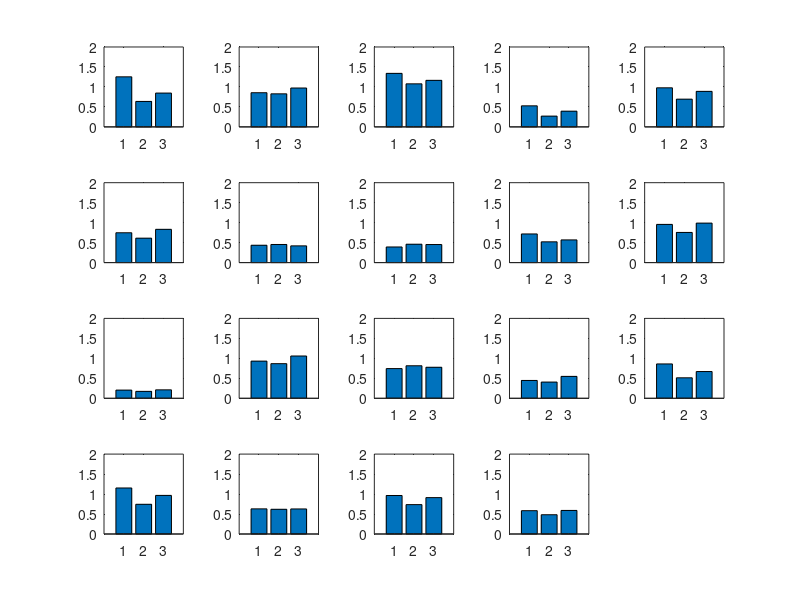
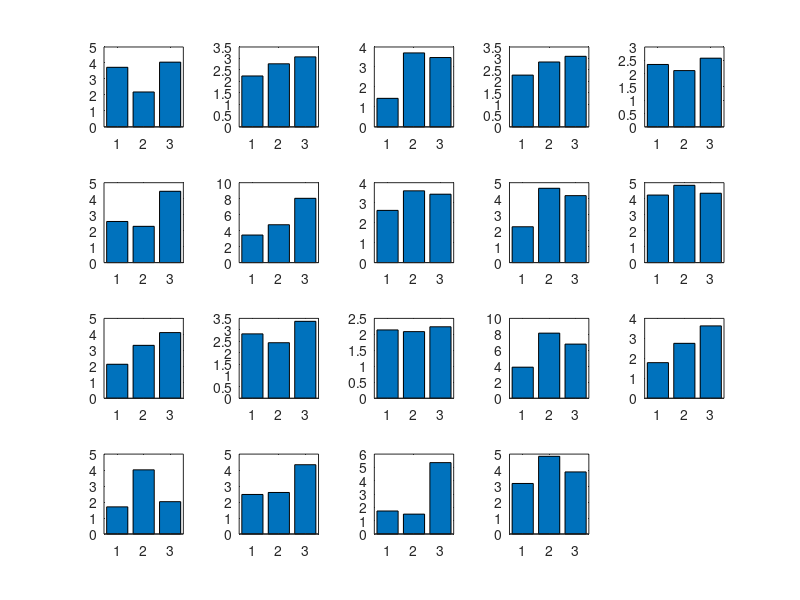
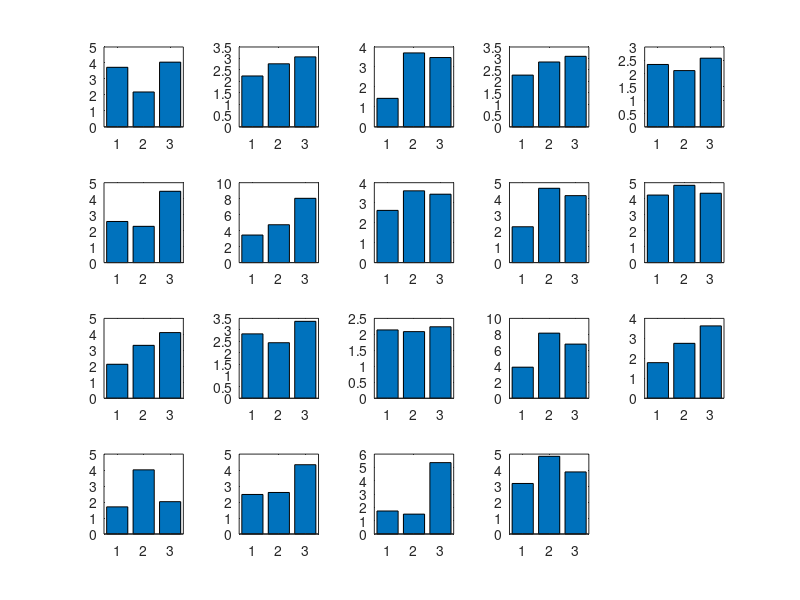
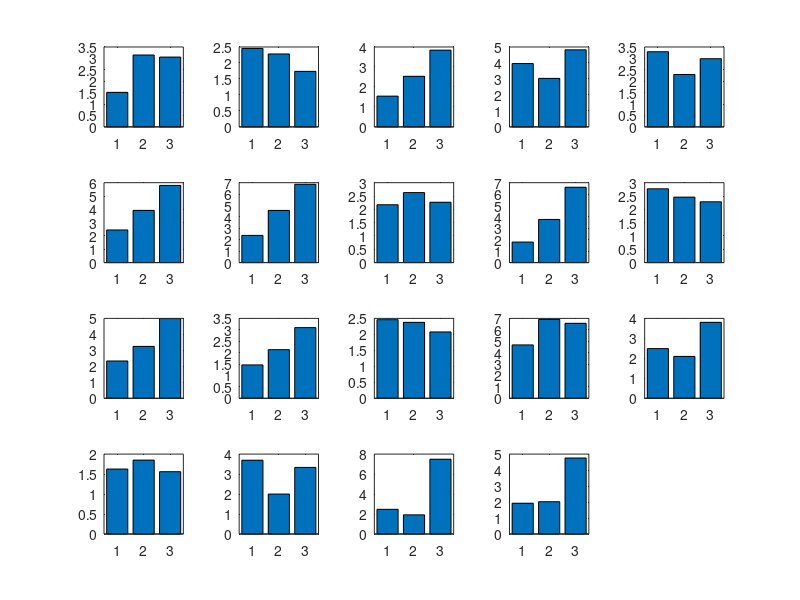

These figures' MATLAB source, in order: (Note: a time limit stopped this script after it produced the figures.)
% corr beghavior source

% subject_psych: sd,cb,sl,lm,ma,sg,ms,tk,sb,jm,rb,jm,wl,mm,dm,hr,mp,mb,rl

% test correlation between ER and source amplitude difference in MT, rTPJ,
% mPFC
ER_pre =[0.0800    0.1333    0.0968    0.0278    0.0743    0.0813    0.0357    0.0686    0.1235    0.0118    0.0833    0.1714    0.0611    0.0556    0.0743    0.0119    0.1061    0.2552    0.0444];
ER_pas =[0.3929    0.2381    0.1957    0.1417    0.1391    0.1048    0.0700    0.1739    0.2333    0.0833    0.0278    0.2500    0.1417    0.0312    0.1478    0.2083    0.2174    0.3200    0.0583];
ER_fut =[0.1806    0.2200    0.1750    0.0500    0.1478    0.0909    0.0421    0.1391    0.1455    0.0273    0.0417    0.2029    0.2083    0.0417    0.1417    0.1818    0.2024    0.3500    0.1250];
ER_w   =[0.1029    0.1273    0.1304    0.0583    0.1417    0.0273    0.0211    0.1130    0.1217    0.0182    0.0833    0.2609    0.0583    0.0625    0.0417    0.0938    0.0870    0.2100    0.0333];
ER_e   =[0.0938    0.1684    0.2105    0.0167    0.0783    0.0818    0.0889    0.1304    0.1273    0.0417    0.0694    0.3611    0.0333    0.0625    0.0870    0.0577    0.1250    0.2333    0.0833];

RT_pre = [0.6373    0.8277    1.0779    0.2698    0.6942    0.6114    0.4533    0.4600    0.5200    0.7548    0.1736    0.8671    0.8147    0.4062    0.5133    0.7438    0.6188    0.7357    0.4826];
RT_pas = [1.2533    0.8555    1.3397    0.5273    0.9783    0.7470    0.4344    0.3910    0.7170    0.9560    0.2053    0.9306    0.7438    0.4467    0.8602    1.1519    0.6295    0.9637    0.5840];
RT_fut = [0.8464    0.9730    1.1650    0.3934    0.8892    0.8328    0.4189    0.4523    0.5681    0.9883    0.2119    1.0586    0.7769    0.5485    0.6699    0.9663    0.6273    0.9109    0.5900];
RT_w = [0.7057    0.8800    1.1760    0.4753    0.8853    0.9285    0.4239    0.4626    0.5527    0.7262    0.1821    0.8422    0.6848    0.4473    0.7148    0.8331    0.5713    1.0006    0.5605];
RT_e = [0.8724    0.9773    1.0937    0.3823    0.8540    0.7532    0.4416    0.5518    0.6146    0.8184    0.1819    0.8908    0.8107    0.4756    0.5960    0.9437    0.5995    1.0112    0.6736];

HC_left = [4.64753433  2.52298029  2.71900388  4.4305709   4.40895382 5.48034762  2.59357061  7.07989535  5.45835227  2.99310808 ...
           4.26357695  3.18170924  1.43508327  4.20563003  4.33746708 4.64716391  1.66449112  0.97335551  6.20492658 2.37405835   1.53520631  1.72765144  1.8894984   3.76216578 ...
           3.15842259  1.99283604  2.02118533  3.21623708  2.02395917 1.32767741  3.71461927  2.43434141  2.61527094  1.76007213 ...
           1.32139432  2.49361229  1.58811138  5.2059167 3.49041472  1.58964662  3.65187704  4.18959401  3.97781085 ...
            2.47419585  1.7928229  3.02192851  3.09623314  3.34834381 2.87918447  2.98582219 1.49823248  2.58052003  2.15996904 1.34010996  1.39860535 1.54898093  4.0701252 ]
HC_left_pas = HC_left(1:19); HC_left_pre = HC_left(20:38); HC_left_fut = HC_left(39:57);   
HC_left_pre = HC_left_pre([1 2 11 8 10 18 9 7 6 5 3 4 16 19 14 15 13 12 17])
HC_left_pas = HC_left_pas([1 2 11 8 10 18 9 7 6 5 3 4 16 19 14 15 13 12 17])
HC_left_fut = HC_left_fut([1 2 11 8 10 18 9 7 6 5 3 4 16 19 14 15 13 12 17])

mPFC_left = [ 3.72852381  2.23046812  2.12990332  2.8220855   4.22630632 2.24292364  2.61393663  2.26835715  3.4485541   2.34371936 ...
        1.42897453  1.72742403  2.47437709  1.78481848  1.6981642 2.13907373  3.1623625   2.57292552  3.89485494  2.18442598 ...
        2.76361597  3.31354531  2.43461977  4.8373799   4.65035144 3.59290602  2.84258329  4.73727411  2.11404267  3.70305315 ...
        1.49236609  2.59864064  2.7515753   4.01510466  2.08640528 4.86226261  2.26887091  8.15511862  4.05082656  3.06692097 ...
        4.11222568  3.37192694  4.34067831  4.19030346  3.42409233 3.09137067  8.04493131  2.57974779  3.47190967  5.36000126 ...
        4.33549956  3.62462087  2.02353242  2.23781776  3.8842677 4.46275413  6.78268243];    
mPFC_left_pas = mPFC_left(1:19); mPFC_left_pre = mPFC_left(20:38); mPFC_left_fut = mPFC_left(39:57);    
mPFC_left_pas = mPFC_left_pas([1 2 11 8 10 18 9 7 6 5 3 4 16 19 14 15 13 12 17])
mPFC_left_pre = mPFC_left_pre([1 2 11 8 10 18 9 7 6 5 3 4 16 19 14 15 13 12 17])
mPFC_left_fut = mPFC_left_fut([1 2 11 8 10 18 9 7 6 5 3 4 16 19 14 15 13 12 17])

mPFC_right = [ 1.51246952  2.45533469  2.33456698  1.46209728  2.77101193 1.79836368  2.1724591   3.96319516  2.3828676   3.29257634 ...
        1.53936775  2.47041596  3.69366367  2.48806435  1.62575224 2.45929847  1.92560802  2.45061127  4.67698216  3.14897394 ...
        2.28219355  3.24820654  2.13074248  2.45748193  3.78002567  2.62834435  3.03533976  4.57034783  2.29603044  2.5324593  ...
        1.91828468  1.99894062  2.09758987  1.84999762  2.37584386 2.02087383  3.92019257  6.911616    3.05815361  1.73777295 ...
        4.9880265   3.09605384  2.28349058  6.60106796  2.26567665 4.82307368  6.86265843  2.9870964   3.84224267  7.4886341  ...
        3.3335566   3.80299258  1.55983862  2.07593553  4.75488509 5.79498593  6.56901128]
mPFC_right_pas = mPFC_right(1:19); mPFC_right_pre = mPFC_right(20:38); mPFC_right_fut = mPFC_right(39:57);    
mPFC_right_pas = mPFC_right_pas([1 2 11 8 10 18 9 7 6 5 3 4 16 19 14 15 13 12 17])
mPFC_right_pre = mPFC_right_pre([1 2 11 8 10 18 9 7 6 5 3 4 16 19 14 15 13 12 17])
mPFC_right_fut = mPFC_right_fut([1 2 11 8 10 18 9 7 6 5 3 4 16 19 14 15 13 12 17])
    
    
RTPJ = [6.56579777  2.72742727  2.74402341  4.92877314  4.23300041 2.3242916   1.31461564  3.62728601  3.10172316  3.19461246 ...
        2.40800021  3.87855309  2.61234398  1.83537812  2.54101838  3.28137507  2.8679112   2.52164263  7.97721688  7.17300158 ...
        5.63448323  4.03113032  4.83032891  5.20076689  3.83977606 1.50105519  3.75909502  5.58072529  3.46482922  2.71060199 ...
        4.98665781  2.55324671  2.75271697  2.22230833  4.41890051 2.89436578  4.39188336  7.27539002  3.15159385  2.58502086 ...
        3.64970756  3.75622441  3.95891101  4.31382342  1.68023141 1.73912087  3.8048314   2.00473417  2.65866446  2.4348857  ...
        2.32137274  2.42274004  1.98858029  2.07391076  2.15823756 1.9116343   3.65123711];
RTPJ_pas = RTPJ(1:19); RTPJ_pre = RTPJ(20:38); RTPJ_fut = RTPJ(39:57);    
RTPJ_pas = RTPJ_pas([1 2 11 8 10 18 9 7 6 5 3 4 16 19 14 15 13 12 17])
RTPJ_pre = RTPJ_pre([1 2 11 8 10 18 9 7 6 5 3 4 16 19 14 15 13 12 17])
RTPJ_fut = RTPJ_fut([1 2 11 8 10 18 9 7 6 5 3 4 16 19 14 15 13 12 17])

%%%%%%%%%%%%%%%%%%%%%%%%%%%%%%%%%%%%%%%%%%%%%%%%%%%%%
figure
for i  =1:19
    subplot(4,5,i)
    bar([RT_pas(i) RT_pre(i) RT_fut(i)]);
    axis([0 4 0 2])
end
figure
for i  =1:19
    subplot(4,5,i)
    bar([mPFC_left_pas(i) mPFC_left_pre(i) mPFC_left_fut(i)]);
end
figure
for i  =1:19
    subplot(4,5,i)
    bar([mPFC_left_pas(i) mPFC_left_pre(i) mPFC_left_fut(i)]);
end
figure
for i  =1:19
    subplot(4,5,i)
    bar([mPFC_right_pas(i) mPFC_right_pre(i) mPFC_right_fut(i)]);
end
figure
for i  =1:19
    subplot(4,5,i)
    bar([mPFC_right_pas(i)+mPFC_left_pas(i) ...
        mPFC_right_pre(i)+mPFC_left_pre(i) ...
        mPFC_right_fut(i)+mPFC_left_fut(i)]);
end
figure
for i  = 1:19
    subplot(4,5,i)
    bar([HC_left_pas(i) HC_left_pre(i) HC_left_fut(i)]);
end
figure
for i  = 1:19
    subplot(4,5,i)
    bar([RTPJ_pas(i) RTPJ_pre(i) RTPJ_fut(i)]);
    axis([0 4 0 10])
end

figure;plot(ER_pas-ER_pre,HC_left_pas-HC_left_pre, 'marker','o','linestyle','none')
figure;plot(ER_pas,HC_left_pas, 'marker','o','linestyle','none')
[RHO,PVAL] = corr((ER_pas-ER_pre)',(HC_left_pas-HC_left_pre)')
[RHO,PVAL] = corr(ER_pas',HC_left_pas')

figure;plot(ER_fut-ER_pas,mPFC_left_fut-mPFC_left_pas, 'marker','o','linestyle','none')
figure;plot(RT_pre - RT_fut-RT_pas,mPFC_left_fut-mPFC_left_pas, 'marker','o','linestyle','none')
figure;plot(ER_fut,mPFC_left_fut, 'marker','o','linestyle','none')
figure;plot(RT_fut,mPFC_left_fut, 'marker','o','linestyle','none')
[RHO,PVAL] = corr((ER_fut-ER_pas)',(mPFC_left_fut-mPFC_left_pas)')
[RHO,PVAL] = corr((ER_fut)',(mPFC_left_fut([1 2 11 8 10 18 9 7 6 5 3 4 16 19 14 15 13 12 17])'))


figure;plot(RT_pre - RT_fut,RTPJ_pre - RTPJ_fut, 'marker','o','linestyle','none')
figure;plot(RT_pre - RT_pas,RTPJ_pre - RTPJ_pas, 'marker','o','linestyle','none')
figure;plot(RT_fut - RT_pas,RTPJ_fut - RTPJ_pas, 'marker','o','linestyle','none')


figure;plot(RT_fut + RT_pas - RT_pre,RTPJ_fut + RTPJ_pas - RTPJ_pre, 'marker','o','linestyle','none')


for i =1:19
    r(i)  = corr([1 2 3]',[mPFC_right_pas(i) mPFC_right_pre(i) mPFC_right_fut(i)]','type','Spearman')
    r2(i) = corr([1 2 3]',[mPFC_right_pas(i) mPFC_right_pre(i) mPFC_right_fut(i)]','type','Pearson')
end

figure;plot(RT_fut + (RT_pas - RT_pre)/2,r, 'marker','o','linestyle','none')


figure;plot(RT_pas,HC_left_pas , 'marker','o','linestyle','none')


%%%%%%%%%%%%%%%%%%%%%%%%%%%%%%%%%%%%%%%%%%%%%%%%%%%%%%%%%%%%%%%%%%%%%%%%%%%
rPM = [  3.57788264   2.48210538   3.36615173   2.03948101 2.78288788   2.39397329   8.40386623   3.21177483 ...
         3.46202935   2.03660133   6.23088528   3.06640946 1.92384429   2.68499296   1.94149122   2.5466072  ...
         2.97259423   2.72415972   1.42450057   2.28653533 3.56506685   5.35398329   2.86298361   2.73542529 ...
         5.72832757   8.83602611   4.11552005   7.72465753 4.64399634   6.49091994   2.6685694    3.37558647 ...
         3.92572994   1.80474057   2.48599268   2.3475436 6.0863481    3.56305247   2.59572016   2.46980147 ...
         3.7291794    1.53201918   2.43059224   3.12202617 9.9018393    3.1946534    3.07271347   1.45265152 ...
         4.75562822   1.43048346   2.66881225   2.31643574 2.14413366   1.76327731   2.63775745   4.19476601 ...
         5.08849294   3.02471459   2.05808736   2.11184191 1.92039142   2.90934366   2.94786017  10.09319897 ...
         4.35962893   3.55745256   2.55130716   5.26588602 1.8092558    2.19068916   3.41238593   2.26837537 ...
         2.06627011   2.67749666   3.00794306   3.44248618 5.60297874   3.45081238   2.441991     3.65573898 ...
         2.54574668   7.33539082  10.28649062   4.651653   6.77937411   2.22669212   6.41307619   1.11915921 ...
         2.45817282   1.86175919   1.98935707   3.41901614 3.58842979   4.82767031   3.60631588   5.28483041 ...
         1.37814254   2.47352811   2.20579843   1.84932532 4.22443514   8.56336975   2.00712022   3.45527171 ...
         2.64034739   3.73682978   1.66842718   1.96601104 2.25823147   1.94750959   1.4876655    2.9483937  ...
         3.09098388   2.43848459];
     
rPM_pas = rPM(1:19); rPM_pre = rPM(20:38); rPM_fut = rPM(39:57);    
rPM_w   = rPM(58:76) ; rPM_par = rPM(77:95); rPM_e = rPM(96:114); 
rPM_pas = rPM_pas([1 2 11 8 10 18 9 7 6 5 3 4 16 19 14 15 13 12 17])
rPM_pre = rPM_pre([1 2 11 8 10 18 9 7 6 5 3 4 16 19 14 15 13 12 17])
rPM_fut = rPM_fut([1 2 11 8 10 18 9 7 6 5 3 4 16 19 14 15 13 12 17])
rPM_w   = rPM_w([1 2 11 8 10 18 9 7 6 5 3 4 16 19 14 15 13 12 17])
rPM_par = rPM_par([1 2 11 8 10 18 9 7 6 5 3 4 16 19 14 15 13 12 17])
rPM_e   = rPM_e([1 2 11 8 10 18 9 7 6 5 3 4 16 19 14 15 13 12 17])

%%%%%%%%%%%%%%%%%%%%%%%%%%%%%%%%%%%%%%%%%%%%%%%%%%%%%%%%%%%%%%%%%%%%%%%%%%%
plot(RT_pas,rPM_pas,'marker','.','markersize',40,'linestyle','none')
plot(RT_pre,rPM_pre,'marker','.','markersize',40,'linestyle','none')
plot(RT_fut,rPM_fut,'marker','.','markersize',40,'linestyle','none')
plot(RT_w,rPM_w,'marker','.','markersize',40,'linestyle','none')
plot(RT_e,rPM_e,'marker','.','markersize',40,'linestyle','none')
plot(RT_pre,rPM_par,'marker','.','markersize',40,'linestyle','none')

[r,p] = corr((rPM_pas)',(RT_pas)','type','Pearson')
[r,p] = corr((rPM_pas)',(RT_pas)','type','Spearman')
[r,p] = corr((rPM_pre)',(RT_pre)','type','Pearson')
[r,p] = corr((rPM_pre)',(RT_pre)','type','Spearman')
[r,p] = corr((rPM_fut)',(RT_fut)','type','Pearson')
[r,p] = corr((rPM_fut)',(RT_fut)','type','Spearman')
[r,p] = corr((rPM_e)',(RT_e)','type','Pearson')
[r,p] = corr((rPM_e)',(RT_e)','type','Spearman')
[r,p] = corr((rPM_w)',(RT_w)','type','Pearson')
[r,p] = corr((rPM_w)',(RT_w)','type','Spearman')
[r,p] = corr((rPM_par)',(RT_pre)','type','Pearson')
[r,p] = corr((rPM_par)',(RT_pre)','type','Spearman')

plot(RT_pas-RT_pre,rPM_pas-rPM_pre,'marker','.','markersize',40,'linestyle','none')
plot(RT_fut-RT_pre,rPM_fut-rPM_pre,'marker','.','markersize',40,'linestyle','none')

plot(RT_w-RT_pre,rPM_w-rPM_par,'marker','.','markersize',40,'linestyle','none')
plot(RT_e-RT_pre,rPM_e-rPM_par,'marker','.','markersize',40,'linestyle','none')

% cat self-porj
plot([RT_w-RT_pre RT_e-RT_pre],[rPM_w-rPM_par rPM_e-rPM_par],'marker','.','markersize',40,'linestyle','none')
[h,p] = corr([RT_w-RT_pre RT_e-RT_pre]',[rPM_w-rPM_par rPM_e-rPM_par]','type','Pearson')
[h,p] = corr([RT_w-RT_pre RT_e-RT_pre]',[rPM_w-rPM_par rPM_e-rPM_par]','type','Spearman')

plot([RT_pas-RT_pre RT_fut-RT_pre],[rPM_pas-rPM_pre rPM_fut-rPM_pre],'marker','.','markersize',40,'linestyle','none')
[h,p] = corr([RT_pas-RT_pre RT_fut-RT_pre]',[rPM_pas-rPM_pre rPM_fut-rPM_pre]','type','Pearson')
[h,p] = corr([RT_pas-RT_pre RT_fut-RT_pre]',[rPM_pas-rPM_pre rPM_fut-rPM_pre]','type','Spearman')

% mean self-proj
plot((RT_w-RT_pre) + (RT_e-RT_pre),(rPM_w-rPM_par) + (rPM_e-rPM_par),'marker','.','markersize',40,'linestyle','none')
[h,p] = corr([(RT_w-RT_pre) + (RT_e-RT_pre)]',[(rPM_w-rPM_par) + (rPM_e-rPM_par)]','type','Pearson')
plot((RT_pas-RT_pre) + (RT_fut-RT_pre),(rPM_pas-rPM_pre) + (rPM_fut-rPM_pre),'marker','.','markersize',40,'linestyle','none')
[h,p] = corr([(RT_pas-RT_pre) + (RT_fut-RT_pre)]',[(rPM_pas-rPM_pre) + (rPM_fut-rPM_pre)]','type','Pearson')
